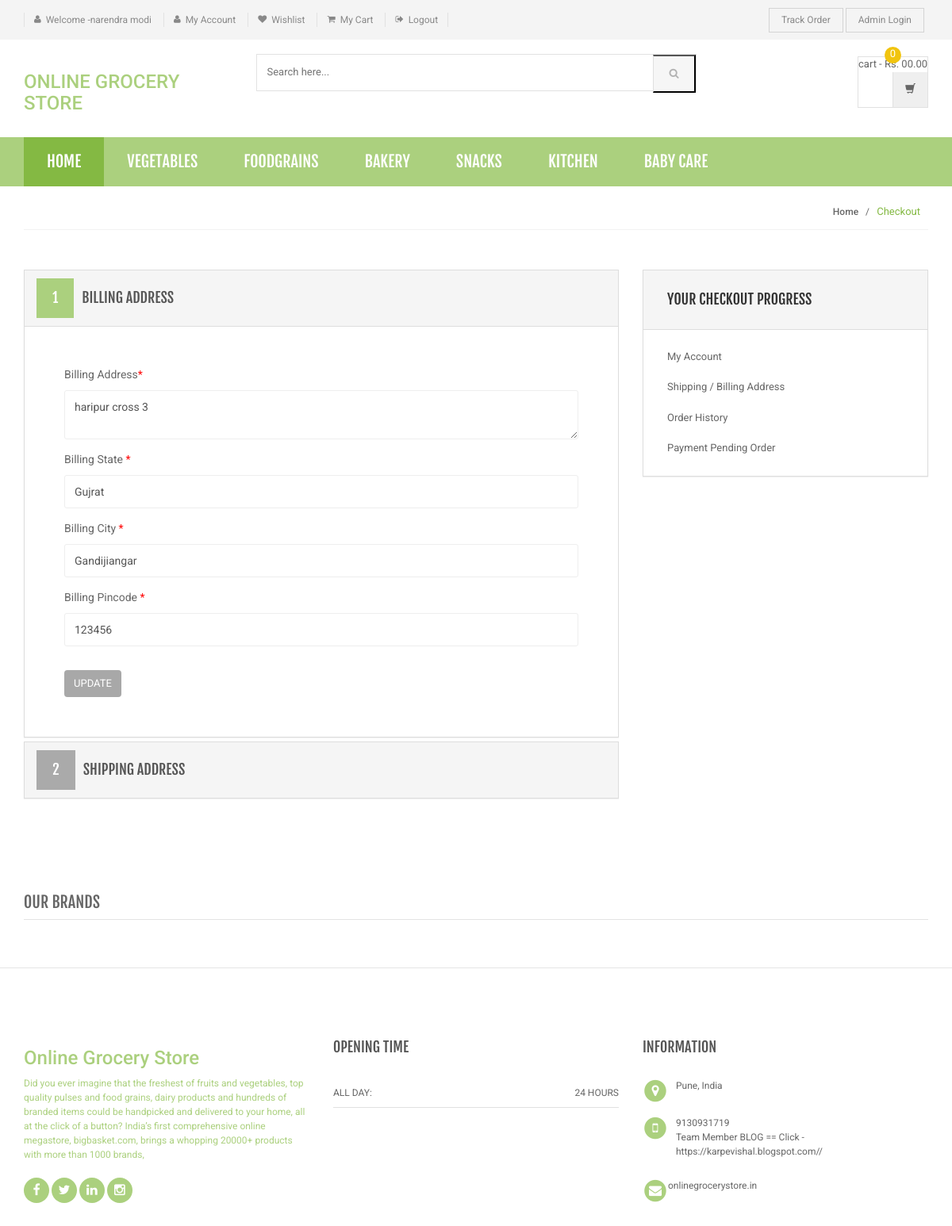
Page /shopping/bill-ship-addresses.php (signed in) on the committed database.
### tables this page shows
CREATE TABLE `category` (
  `id` int(11) NOT NULL,
  `categoryName` varchar(255) DEFAULT NULL,
  `categoryDescription` longtext DEFAULT NULL,
  `creationDate` timestamp NOT NULL DEFAULT current_timestamp(),
  `updationDate` varchar(255) DEFAULT NULL
);

CREATE TABLE `users` (
  `id` int(11) NOT NULL,
  `name` varchar(255) DEFAULT NULL,
  `email` varchar(255) DEFAULT NULL,
  `contactno` bigint(11) DEFAULT NULL,
  `password` varchar(255) DEFAULT NULL,
  `shippingAddress` longtext DEFAULT NULL,
  `shippingState` varchar(255) DEFAULT NULL,
  `shippingCity` varchar(255) DEFAULT NULL,
  `shippingPincode` int(11) DEFAULT NULL,
  `billingAddress` longtext DEFAULT NULL,
  `billingState` varchar(255) DEFAULT NULL,
  `billingCity` varchar(255) DEFAULT NULL,
  `billingPincode` int(11) DEFAULT NULL,
  `regDate` timestamp NOT NULL DEFAULT current_timestamp(),
  `updationDate` varchar(255) DEFAULT NULL
);

### shopping/bill-ship-addresses.php (the view, shortened to what this page needs)
<?php
include('includes/config.php');
if(strlen($_SESSION['login'])==0)
    {
header('location:.php');
}
else{
?>
<!DOCTYPE html>
<html lang="en">
	<head>
	    <link rel="stylesheet" href="assets/css/bootstrap.min.css">
	    <link rel="stylesheet" href="assets/css/main.css">
	    <link rel="stylesheet" href="assets/css/green.css">
	    <link rel="stylesheet" href="assets/css/owl.carousel.css">
		<link rel="stylesheet" href="assets/css/owl.transitions.css">
		<link href="assets/css/lightbox.css" rel="stylesheet">
		<link rel="stylesheet" href="assets/css/animate.min.css">
		<link rel="stylesheet" href="assets/css/rateit.css">
		<link rel="stylesheet" href="assets/css/bootstrap-select.min.css">
		<link rel="stylesheet" href="assets/css/config.css">
		<link href="assets/css/green.css" rel="alternate stylesheet" title="Green color">
		<link href="assets/css/blue.css" rel="alternate stylesheet" title="Blue color">
		<link href="assets/css/red.css" rel="alternate stylesheet" title="Red color">
		<link href="assets/css/orange.css" rel="alternate stylesheet" title="Orange color">
		<link href="assets/css/dark-green.css" rel="alternate stylesheet" title="Darkgreen color">
		<link rel="stylesheet" href="assets/css/font-awesome.min.css">
	</head>
    <body class="cnt-home">
<header class="header-style-1">
<?php include('includes/top-header.php');?>
<?php include('includes/main-header.php');?>
<?php include('includes/menu-bar.php');?>
</header>
<div class="breadcrumb">
	<div class="container">
		<div class="breadcrumb-inner">
			<ul class="list-inline list-unstyled">
				<li><a href="#">Home</a></li>
				<li class='active'>Checkout</li>
			</ul>
		</div>
	</div>
</div>
<div class="body-content outer-top-bd">
	<div class="container">
		<div class="checkout-box inner-bottom-sm">
			<div class="row">
				<div class="col-md-8">
					<div class="panel-group checkout-steps" id="accordion">
<div class="panel panel-default checkout-step-01">
		<div class="panel-heading">
    	<h4 class="unicase-checkout-title">
	        <a data-toggle="collapse" class="" data-parent="#accordion" href="#collapseOne">
	          <span>1</span>Billing Address
	        </a>
	     </h4>
    </div>
	<div id="collapseOne" class="panel-collapse collapse in">
	    <div class="panel-body">
			<div class="row">
				<div class="col-md-12 col-sm-12 already-registered-login">
<?php
$query=mysqli_query($con,"select * from users where id='".$_SESSION['id']."'");
while($row=mysqli_fetch_array($query))
{
?>
					<form class="register-form" role="form" method="post">
<div class="form-group">
					    <label class="info-title" for="Billing Address">Billing Address<span>*</span></label>
					    <textarea class="form-control unicase-form-control text-input"  name="billingaddress" required="required"><?php echo $row['billingAddress'];?></textarea>
					  </div>
						<div class="form-group">
					    <label class="info-title" for="Billing State ">Billing State  <span>*</span></label>
			 <input type="text" class="form-control unicase-form-control text-input" id="bilingstate" name="bilingstate" value="<?php echo $row['billingState'];?>" required>
					  </div>
					  <div class="form-group">
					    <label class="info-title" for="Billing City">Billing City <span>*</span></label>
					    <input type="text" class="form-control unicase-form-control text-input" id="billingcity" name="billingcity" required="required" value="<?php echo $row['billingCity'];?>" >
					  </div>
 <div class="form-group">
					    <label class="info-title" for="Billing Pincode">Billing Pincode <span>*</span></label>
					    <input type="text" class="form-control unicase-form-control text-input" id="billingpincode" name="billingpincode" required="required" value="<?php echo $row['billingPincode'];?>" >
					  </div>
					  <button type="submit" name="update" class="btn-upper btn btn-primary checkout-page-button">Update</button>
					</form>
					<?php } ?>
				</div>
			</div>
		</div>
	</div>
</div>
					  	<div class="panel panel-default checkout-step-02">
						    <div class="panel-heading">
						      <h4 class="unicase-checkout-title">
						        <a data-toggle="collapse" class="collapsed" data-parent="#accordion" href="#collapseTwo">
						          <span>2</span>Shipping Address
						        </a>
						      </h4>
						    </div>
					  	</div>
					</div>
				</div>
			<?php include('includes/myaccount-sidebar.php');?>
			</div>
		</div>
	<?php include('includes/brands-slider.php');?>
</div>
</div>
<?php include('includes/footer.php');?>
</body>
</html>
<?php } ?>

### shopping/includes/menu-bar.php (shortened to what this page needs)
<div class="header-nav animate-dropdown">
    <div class="container">
        <div class="yamm navbar navbar-default" role="navigation">
            <div class="nav-bg-class">
                <div class="navbar-collapse collapse" id="mc-horizontal-menu-collapse">
	<div class="nav-outer">
		<ul class="nav navbar-nav">
			<li class="active dropdown yamm-fw">
				<a href="index.php" data-hover="dropdown" class="dropdown-toggle">Home</a>
			</li>
              <?php $sql=mysqli_query($con,"select id,categoryName  from category limit 6");
while($row=mysqli_fetch_array($sql))
{
    ?>
			<li class="dropdown yamm">
				<a href="category.php?cid=<?php echo $row['id'];?>"> <?php echo $row['categoryName'];?></a>
			</li>
			<?php } ?>
		</ul>
		<div class="clearfix"></div>
	</div>
</div>
            </div>
        </div>
    </div>
</div>

### shopping/assets/css/green.css (style rules this page uses)
a { color: #abd07e; }
.header-style-1 .header-nav { background: #abd07e; }
.cnt-home .header-style-1 .header-nav .navbar .navbar-nav > li.active { background: #84b943; }
.breadcrumb ul li.active { color: #84b943; }
.checkout-box .checkout-steps .panel .panel-heading .unicase-checkout-title > a:not(.collapsed) span { background-color: #abd07e; }

### shopping/assets/css/lightbox.css (style rules this page uses)
body:after { content: url(../images/close.png) url(../images/loading.gif) url(../images/prev.png) url(../images/next.png); display: none; }

### shopping/assets/css/blue.css (style rules this page uses)
a { color: #3498db; }
.header-style-1 .header-nav { background: #3498db; }
.cnt-home .header-style-1 .header-nav .navbar .navbar-nav > li.active { background: #1d6ca1; }
.breadcrumb ul li.active { color: #1d6ca1; }
.checkout-box .checkout-steps .panel .panel-heading .unicase-checkout-title > a:not(.collapsed) span { background-color: #3498db; }

### shopping/assets/css/red.css (style rules this page uses)
a { color: #ff6c6c; }
.header-style-1 .header-nav { background: #ff6c6c; }
.cnt-home .header-style-1 .header-nav .navbar .navbar-nav > li.active { background: #ff1a1a; }
.breadcrumb ul li.active { color: #ff1a1a; }
.checkout-box .checkout-steps .panel .panel-heading .unicase-checkout-title > a:not(.collapsed) span { background-color: #ff6c6c; }

### shopping/assets/css/orange.css (style rules this page uses)
a { color: #f39c12; }
.header-style-1 .header-nav { background: #f39c12; }
.cnt-home .header-style-1 .header-nav .navbar .navbar-nav > li.active { background: #ab6c09; }
.breadcrumb ul li.active { color: #ab6c09; }
.checkout-box .checkout-steps .panel .panel-heading .unicase-checkout-title > a:not(.collapsed) span { background-color: #f39c12; }

### shopping/assets/css/dark-green.css (style rules this page uses)
a { color: #12cca7; }
.header-style-1 .header-nav { background: #12cca7; }
.cnt-home .header-style-1 .header-nav .navbar .navbar-nav > li.active { background: #0b816a; }
.breadcrumb ul li.active { color: #0b816a; }
.checkout-box .checkout-steps .panel .panel-heading .unicase-checkout-title > a:not(.collapsed) span { background-color: #12cca7; }

### rows in the picture
category: categoryName "VEGETABLES"
category: categoryName "FOODGRAINS"
category: categoryName "BAKERY"
category: categoryName "SNACKS"
category: categoryName "KITCHEN"
category: categoryName "BABY CARE"
users: billingaddress "haripur cross 3", bilingstate "Gujrat", billingcity "Gandijiangar", billingpincode "123456"

### other values in the picture
$_SESSION['username'] "narendra modi"
